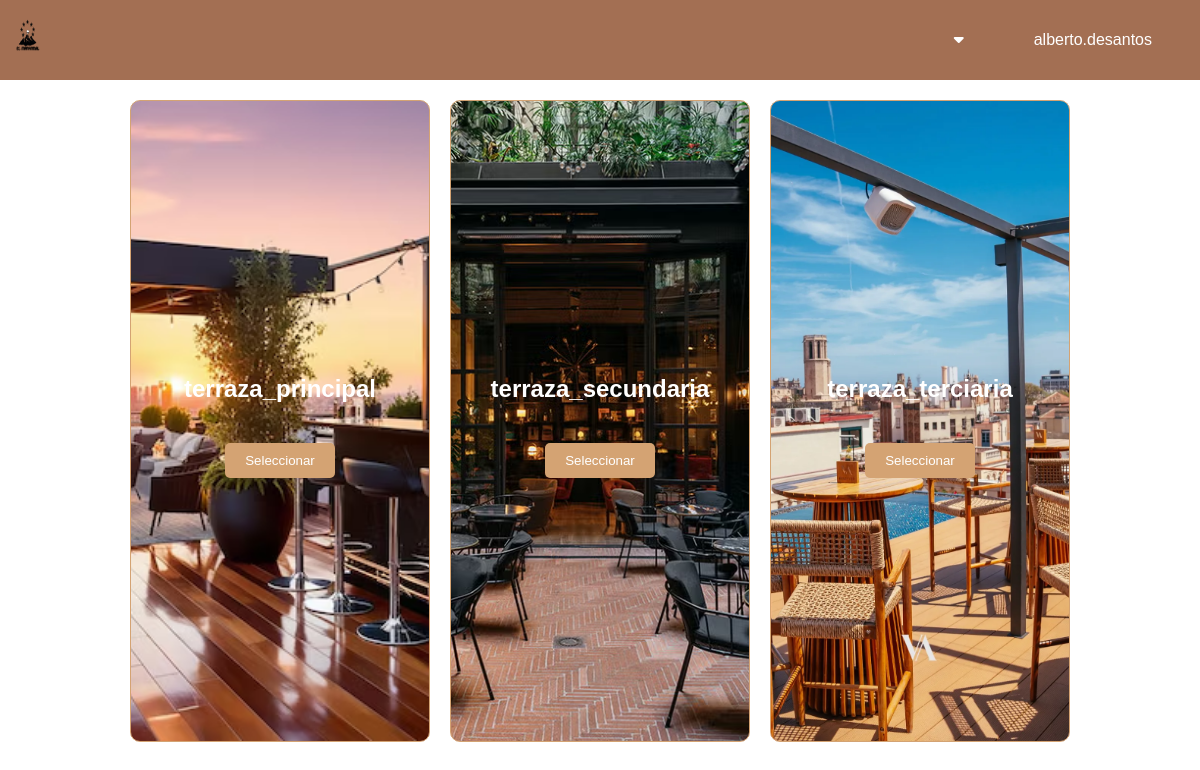
/public/choose_terraza.php (signed in), run on the app's committed database.
### tables this page shows
CREATE TABLE tbl_sala (
    id_sala INT AUTO_INCREMENT PRIMARY KEY,
    nombre_sala VARCHAR(25) NOT NULL,
    tipo_sala ENUM('terraza', 'comedor', 'privada') NOT NULL,
    capacidad_total INT NOT NULL,
    imagen_sala VARCHAR(255)
);

### public/choose_terraza.php (the view, shortened to what this page needs)
<?php
include "../db/conexion.php";
$sql = "SELECT * FROM tbl_sala WHERE tipo_sala = 'terraza'";
$stmt = $conn->prepare($sql);
$stmt->execute();
$terrazas = $stmt->fetchAll();
?>
<!DOCTYPE html>
<html lang="es">
<head>
    <link rel="stylesheet" href="https://cdnjs.cloudflare.com/ajax/libs/font-awesome/6.0.0-beta3/css/all.min.css">
    <link rel="stylesheet" href="../css/choose_terraza.css">
</head>
<body>
    <div class="navbar">
        <a href="../index.php">
            <img src="../img/icon.png" class="icon">
        </a>
        <div class="user-info">
            <div class="dropdown">
                <i class="fas fa-caret-down" style="font-size: 16px; margin-right: 10px;"></i>
            </div>
            <span><?php echo $_SESSION['nombre_usuario']; ?></span>
        </div>
    </div>
    <form action="gestion_mesas.php" method="post" class="options">
        <?php foreach ($terrazas as $index => $terraza): ?>
            <div class="option terraza<?php echo $index + 1; ?>">
                <h2><?php echo $terraza['nombre_sala']; ?></h2>
                <div class="button-container">
                    <input type="submit" class="select-button" value="Seleccionar" />
                </div>
            </div>
        <?php endforeach; ?>
    </form>
</body>
</html>

### css/choose_terraza.css (style rules this page uses)
body { font-family: Arial, sans-serif; margin: 0; padding: 0; height: 100vh; }
.navbar { background-color: #a36f53; color: #fff; padding: 8px; display: flex; justify-content: space-between; align-items: center; }
.icon { height: 60px; width: 40px; }
.navbar .user-info { display: flex; align-items: center; margin-right: 20px; }
.navbar .user-info span { margin-left: 40px; margin-right: 20px; }
.dropdown i { margin-right: 25px; }
.dropdown { position: relative; display: inline-block; margin-right: 20px; }
.options { display: flex; justify-content: space-between; margin: 20px auto; width: 80%; height: 75%; }
.option { flex: 1; margin: 0 10px; padding: 20px; text-align: center; border: 1px solid #ccc; background-size: cover; background-position: center; color: white; display: flex; flex-direction: column; justify-content: center; height: 100%; border: none; border-radius: 10px; border: 1px solid #d4a373; border-radius: 10px; transition: border-color 0.3s ease, box-shadow 0.3s ease; }
.option h2 { margin: 0; padding: 10px; text-decoration: none; }
.button-container { margin-top: 30px; display: flex; justify-content: center; }
.option .select-button { padding: 10px 20px; border: none; background-color: #d4a373; color: white; cursor: pointer; border-radius: 5px; text-decoration: none; display: inline-block; transition: background-color 0.3s; }
.option.terraza1 { background-image: url('../img/salas/terraza1.jpeg'); }
.option.terraza2 { background-image: url('../img/salas/terraza2.jpeg'); }
.option.terraza3 { background-image: url('../img/salas/terraza3.jpeg'); }

### data on the page
tbl_sala: shows a picture, nombre_sala "terraza_principal"
tbl_sala: shows a picture, nombre_sala "terraza_secundaria"
tbl_sala: shows a picture, nombre_sala "terraza_terciaria"

### other printed values
$_SESSION['nombre_usuario'] "alberto.desantos"
